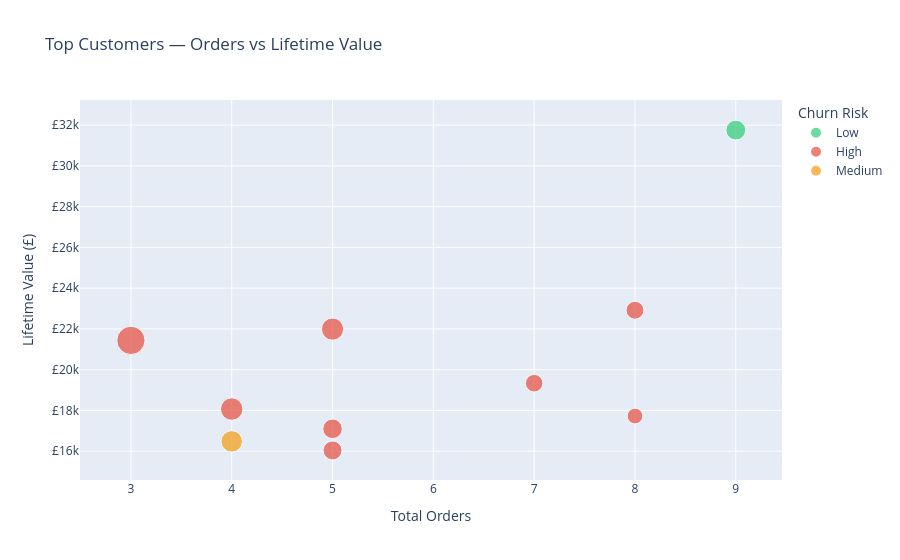

Notebook cell for this chart:
### Code cell
import pandas as pd
import plotly.express as px

# Convert columns to numeric
numeric_cols = ["total_orders", "lifetime_value", "avg_order_value"]

for col in numeric_cols:
    top_cust[col] = (
        top_cust[col]
        .astype(str)
        .str.replace("£", "", regex=False)
        .str.replace(",", "", regex=False)
    )
    top_cust[col] = pd.to_numeric(top_cust[col], errors="coerce")

# Remove rows with missing numeric values
top_cust = top_cust.dropna(subset=numeric_cols)

# Create scatter plot
fig2 = px.scatter(
    top_cust,
    x="total_orders",
    y="lifetime_value",
    size="avg_order_value",
    color="churn_risk",
    hover_name="full_name",
    title="Top Customers — Orders vs Lifetime Value",
    labels={
        "total_orders": "Total Orders",
        "lifetime_value": "Lifetime Value (£)",
        "avg_order_value": "Average Order Value (£)",
        "churn_risk": "Churn Risk",
    },
    color_discrete_map={
        "Low": "#2ecc71",
        "Medium": "#f39c12",
        "High": "#e74c3c",
    },
)

fig2.update_yaxes(tickprefix="£", separatethousands=True)
fig2.show()

### Figure 1 — Plotly figure (JSON) as saved in the notebook; plotly's stock layout.template omitted (floating-point values rounded to 4 significant figures)
{"data": [{"hovertemplate": "<b>%{hovertext}</b><br><br>Churn Risk=Low<br>Total Orders=%{x}<br>Lifetime Value (£)=%{y}<br>Average Order Value (£)=%{marker.size}<extra></extra>", "hovertext": ["LAURA MAY"], "legendgroup": "Low", "marker": {"color": "#2ecc71", "size": [3528.0], "sizemode": "area", "sizeref": 17.86, "symbol": "circle"}, "mode": "markers", "name": "Low", "orientation": "v", "showlegend": true, "type": "scatter", "x": [9], "xaxis": "x", "y": [31760.0], "yaxis": "y"}, {"hovertemplate": "<b>%{hovertext}</b><br><br>Churn Risk=High<br>Total Orders=%{x}<br>Lifetime Value (£)=%{y}<br>Average Order Value (£)=%{marker.size}<extra></extra>", "hovertext": ["JESSE JAMES", "MICHAEL VAUGHN", "JAMIE EDWARDS", "MEAGAN SMITH", "VANESSA BREWER", "DAVID MCCONNELL", "JACK WILSON", "STEVEN REED"], "legendgroup": "High", "marker": {"color": "#e74c3c", "size": [2865.0, 4398.0, 7146.0, 2762.0, 4516.0, 2216.0, 3419.0, 3207.0], "sizemode": "area", "sizeref": 17.86, "symbol": "circle"}, "mode": "markers", "name": "High", "orientation": "v", "showlegend": true, "type": "scatter", "x": [8, 5, 3, 7, 4, 8, 5, 5], "xaxis": "x", "y": [22920.0, 21990.0, 21440.0, 19340.0, 18070.0, 17720.0, 17100.0, 16040.0], "yaxis": "y"}, {"hovertemplate": "<b>%{hovertext}</b><br><br>Churn Risk=Medium<br>Total Orders=%{x}<br>Lifetime Value (£)=%{y}<br>Average Order Value (£)=%{marker.size}<extra></extra>", "hovertext": ["RANDY CHERRY"], "legendgroup": "Medium", "marker": {"color": "#f39c12", "size": [4120.0], "sizemode": "area", "sizeref": 17.86, "symbol": "circle"}, "mode": "markers", "name": "Medium", "orientation": "v", "showlegend": true, "type": "scatter", "x": [4], "xaxis": "x", "y": [16480.0], "yaxis": "y"}], "layout": {"legend": {"itemsizing": "constant", "title": {"text": "Churn Risk"}, "tracegroupgap": 0}, "title": {"text": "Top Customers — Orders vs Lifetime Value"}, "xaxis": {"anchor": "y", "domain": [0, 1], "title": {"text": "Total Orders"}}, "yaxis": {"anchor": "x", "domain": [0, 1], "separatethousands": true, "tickprefix": "£", "title": {"text": "Lifetime Value (£)"}}}}
